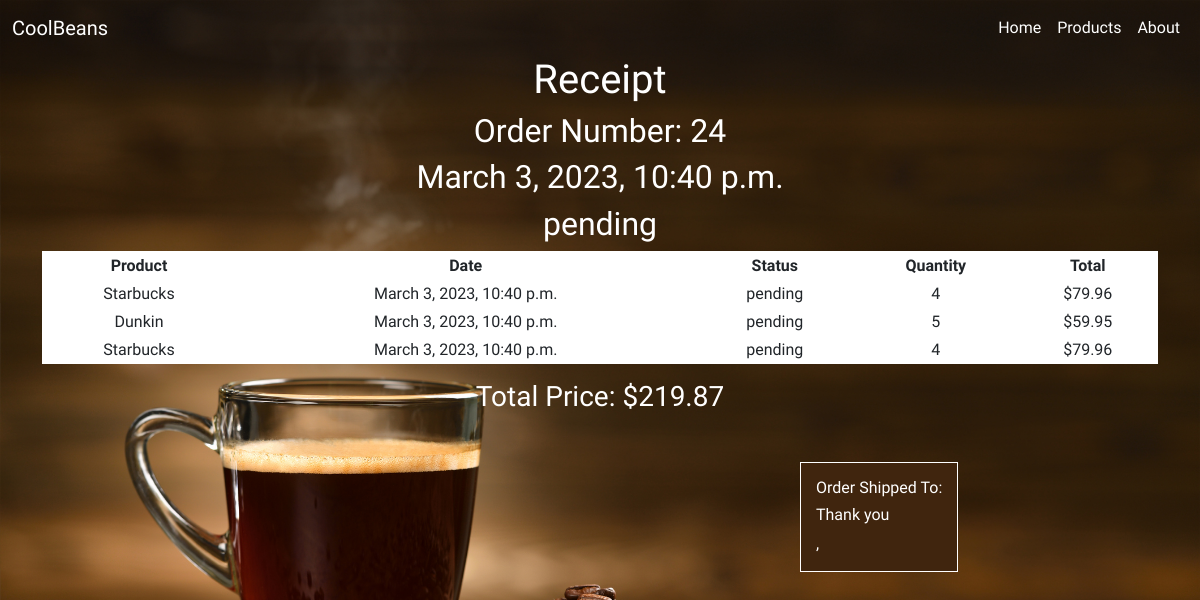
Page /receipt/24 on the committed database.
### beansapp/models.py (models this page shows)
class Order(models.Model):
    STATUS = (
        ('Pending','Pending'),
        ('Out for delivery','Out for delivery'),
        ('Delivered','Delivered'),)
    addressee = models.ForeignKey(Addressee,on_delete=models.SET_NULL,null=True)
    guest = models.ForeignKey(Guest,on_delete=models.SET_NULL,null=True)
    date = models.DateTimeField(auto_now_add=True)
    status = models.CharField(max_length=200, null=True, choices=STATUS, default='pending')
    def get_order_items(self):
        return self.orderitem_set.all()
    def get_total(self):
        orderitems = self.orderitem_set.all()
        total = 0
        for item in orderitems:
            total += item.product.price * item.quantity
        return round(total,2)

class OrderItem(models.Model):
    product = models.ForeignKey(Product, on_delete=models.SET_NULL, null=True)
    order = models.ForeignKey(Order, on_delete=models.CASCADE,null=True)
    quantity = models.IntegerField(default=0, null=True, blank=True)
    def get_total(self):
        total = self.product.price * self.quantity
        return total

class Product(models.Model):
    types = models.ManyToManyField(Tag)
    name = models.CharField(max_length=30)
    description = models.CharField(max_length=200)
    image = models.ImageField(null=True,blank=True)
    price = models.FloatField()
    def __str__(self):
        return self.name

### beansapp/views.py (the view)
# urls.py: path('receipt/<int:id>', ReceiptView.as_view(), name='receipt' ),
class ReceiptView(View):
    def get (self,request,id):
        order = Order.objects.get(id=id)
        orderitems = order.orderitem_set.all()
        item_total = Order.get_order_items(order)
        order_price = round(Order.get_total(order),2)
        username = request.user.username
        html_data={
            'order':order,
                'items':orderitems,
                'order_total': item_total,
                'order_price': order_price,
                'username':username,
            }
        return render(
        request= request,
        template_name= "receipt.html",
        context= html_data
        )

### beansapp/templates/receipt.html (shortened to what this page needs)
{% extends 'main.html' %}
{% block content%}
{% load static %}
<div class="container">
  <h1>Receipt</h1>
<h2>Order Number: {{order.id}}</h2>
<h2>{{order.date}}</h2>
<h2>{{order.status}}</h2>
<table class="info table table-sm text-center">
    <tr>
      <th>Product</th>
      <th>Date</th>
      <th>Status</th>
      <th>Quantity</th>
      <th>Total</th>
    </tr>
    {% for item in items %}
    <tr>
      <td>{{item.product}}</td>
      <td>{{order.date}}</td>
      <td>{{order.status}}</td>
      <td>{{item.quantity}}</td>
      <td>${{item.get_total}}</td>
    </tr>
    {% endfor %}
</table>
<h3>Total Price: ${{order.get_total}}</h3>
</div>
<div class="shipping">
  <h6> Order Shipped To:</h6>
  {% if username %}
  <h6>Thank you {{order.addressee.first_name}}{{order.addressee.last_name}}</h6>
  <h6> Order Shipped To:</h6>
    <p>{{order.addressee.address}}</p>
    <p>{{order.addressee.city}}, {{order.addressee.state}}{{order.addressee.zipcode}}</p>
  {% else %}
    <h6>Thank you {{order.guest.first_name}} {{order.guest.last_name}}</h6>
    <p>{{order.guest.city}}, {{order.guest.state}} {{order.guest.zipcode}}</p>
  {% endif %}
  </div>
 {% endblock %}

### beansapp/templates/receipt.html (style rules this page uses)
.container { display: flex; align-items: center; flex-direction: column; }
.info,.shipping { background-color: #40250E; color: white; border: 1px solid white; }
.shipping { display: inline-block; padding: 15px; margin-top: 50px; position: relative; left: 800px; bottom: 10px; }
p { margin: 0; }

### beansapp/templates/main.html (style rules this page uses)
body { background-image:url("../static/images/landingnew.jpg"); background-size:cover; background-position: bottom; background-repeat: no-repeat; font-family: 'Limelight', cursive; color:#fff; }

### rows in the picture
Order: id "24", date "March 3, 2023, 10:40 p.m.", status "pending", get_total "219.87"
OrderItem: product "Starbucks", quantity "4", get_total "79.96"
OrderItem: product "Dunkin", quantity "5", get_total "59.95"
OrderItem: product "Starbucks", quantity "4", get_total "79.96"
